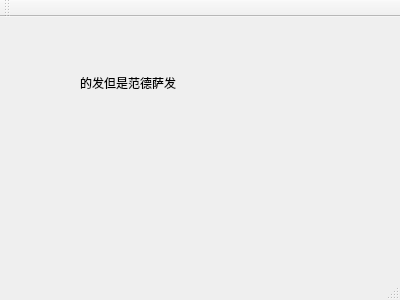
<?xml version="1.0" encoding="UTF-8"?>
<ui version="4.0">
 <class>MainWindow</class>
 <widget class="QMainWindow" name="MainWindow">
  <property name="geometry">
   <rect>
    <x>0</x>
    <y>0</y>
    <width>400</width>
    <height>300</height>
   </rect>
  </property>
  <property name="windowTitle">
   <string>MainWindow</string>
  </property>
  <widget class="QWidget" name="centralWidget">
   <widget class="QLabel" name="label">
    <property name="geometry">
     <rect>
      <x>80</x>
      <y>30</y>
      <width>111</width>
      <height>71</height>
     </rect>
    </property>
    <property name="text">
     <string>的发但是范德萨发</string>
    </property>
   </widget>
  </widget>
  <widget class="QMenuBar" name="menuBar">
   <property name="geometry">
    <rect>
     <x>0</x>
     <y>0</y>
     <width>400</width>
     <height>27</height>
    </rect>
   </property>
  </widget>
  <widget class="QToolBar" name="mainToolBar">
   <attribute name="toolBarArea">
    <enum>TopToolBarArea</enum>
   </attribute>
   <attribute name="toolBarBreak">
    <bool>false</bool>
   </attribute>
  </widget>
  <widget class="QStatusBar" name="statusBar"/>
 </widget>
 <layoutdefault spacing="6" margin="11"/>
 <resources/>
 <connections/>
</ui>
